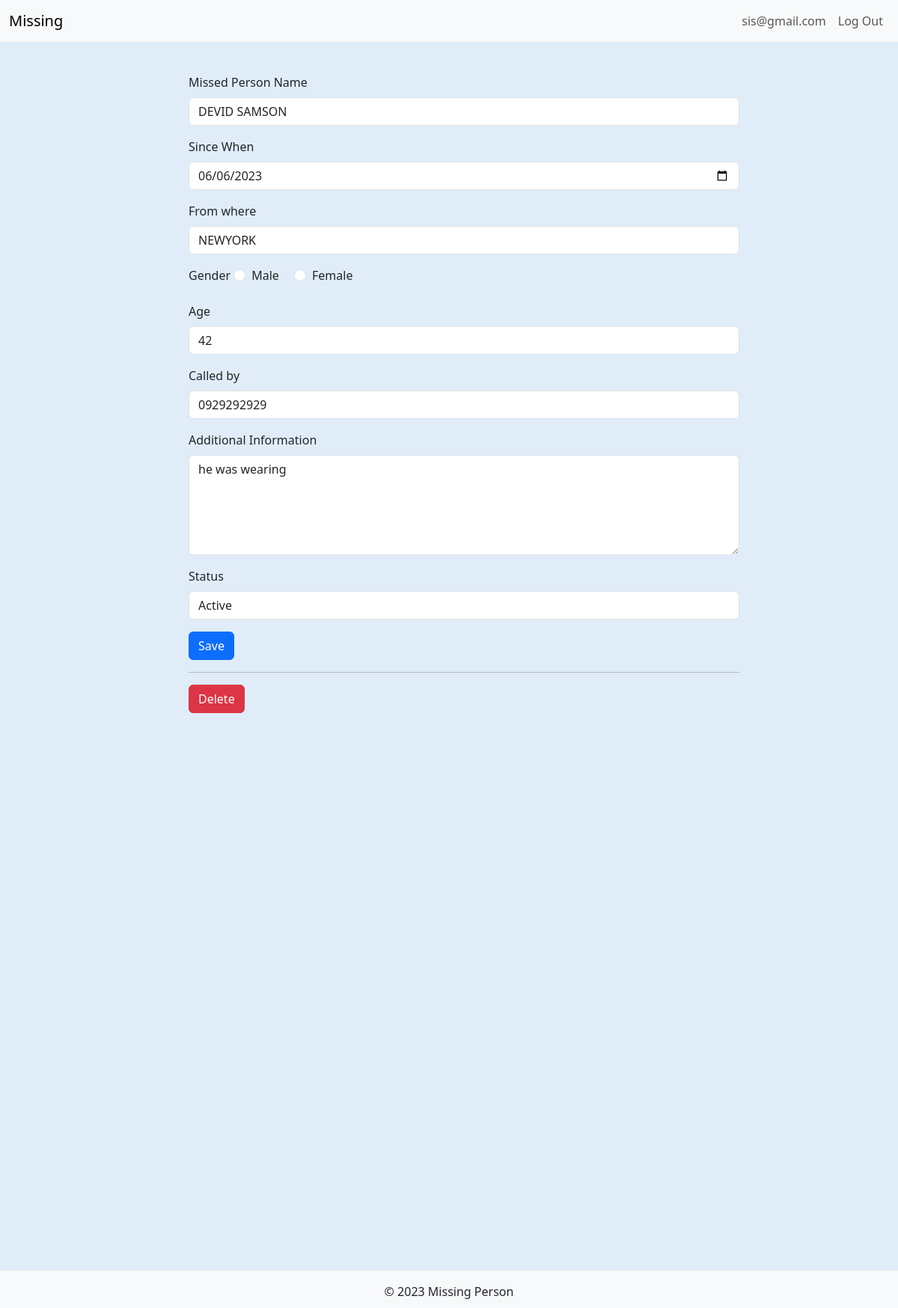
/22/update (signed in), run on the app's committed database.
### tables this page shows
CREATE TABLE user (
  id INTEGER PRIMARY KEY AUTOINCREMENT,
  finder_name TEXT NOT NULL,
  phone TEXT NOT NULL,
  finder_location TEXT NOT NULL,
  email TEXT UNIQUE NOT NULL,
  password TEXT NOT NULL,
  role_id INTEGER NOT NULL,
  FOREIGN KEY (role_id) REFERENCES role (id)
);

CREATE TABLE post (
  id INTEGER PRIMARY KEY AUTOINCREMENT,
  finder_id INTEGER NOT NULL,
  created TIMESTAMP NOT NULL DEFAULT CURRENT_TIMESTAMP,
  missed_name TEXT NOT NULL,
  since TEXT NOT NULL,
  missing_from TEXT NOT NULL,
  gender TEXT NOT NULL,
  age TEXT NOT NULL,
  call_on TEXT NOT NULL,
  additional_info TEXT NOT NULL,
  photo_url TEXT NOT NULL,
  status TEXT NOT NULL,
  FOREIGN KEY (finder_id) REFERENCES user (id)
);

### missing/blog.py (the view, shortened to what this page needs)
@bp.route('/<int:id>/update', methods=('GET', 'POST'))
@login_required
def update(id):
    post = get_post(id)
    return render_template('blog/update.html', post=post)

### missing/auth.py (called while the page is built)
def login_required(view):
    @functools.wraps(view)
    def wrapped_view(**kwargs):
        if g.user is None:
            return redirect(url_for('auth.login'))
        return view(**kwargs)
    return wrapped_view

@bp.before_app_request
def load_logged_in_user():
    user_id = session.get('user_id')
    if user_id is None:
        g.user = None
    else:
        db = get_db()
        g.user = db.execute(
            'SELECT * FROM user WHERE id = ?', (user_id,)
        ).fetchone()

### missing/blog.py (called while the page is built)
def get_post(id, check_finder=True):
    post = get_db().execute(
        'SELECT p.id, missed_name, since, missing_from, gender, age, call_on, additional_info, photo_url, status, created, finder_id, email'
        ' FROM post p JOIN user u ON p.finder_id = u.id'
        ' WHERE p.id = ?',
        (id,)
    ).fetchone()
    if post is None:
        abort(404, f"Post id {id} doesn't exist.")
    if check_finder and post['finder_id'] != g.user['id']:
        abort(403)
    return post

### missing/db.py (called while the page is built)
def get_db():
    if 'db' not in g:
        g.db = sqlite3.connect(
            current_app.config['DATABASE'],
            detect_types=sqlite3.PARSE_DECLTYPES
        )
        g.db.row_factory = sqlite3.Row
    return g.db

### missing/templates/blog/update.html (shortened to what this page needs)
{% extends 'base.html' %}
{% block header %}
  <h1>{% block title %}Edit "{{ post['title'] }}"{% endblock %}</h1>
{% endblock %}
{% block content %}
  <div class="container">
    <div class="row justify-content-center">
      <div class="col-md-8">
        <form method="post">
          <div class="mb-3">
            <label for="missed_name" class="form-label">Missed Person Name</label>
            <input type="text" class="form-control" id="missed_name" name="missed_name" value="{{ request.form['missed_name'] or post['missed_name'] }}" required>
          </div>
          <div class="mb-3">
            <label for="since" class="form-label">Since When</label>
            <input type="date" class="form-control" id="since" name="since" value="{{ request.form['since'] or post['since'] }}" required>
          </div>
          <div class="mb-3">
            <label for="missing_from" class="form-label">From where</label>
            <input type="text" class="form-control" id="missing_from" name="missing_from" value="{{ request.form['missing_from'] or post['missing_from'] }}" required>
          </div>
          <div class="mb-3">
            <label class="form-label">Gender</label>
            <div class="form-check form-check-inline">
              <input class="form-check-input" type="radio" name="gender" id="male" value="male" {% if request.form['gender'] == 'male' %}checked{% endif %} required>
              <label class="form-check-label" for="male">Male</label>
            </div>
            <div class="form-check form-check-inline">
              <input class="form-check-input" type="radio" name="gender" id="female" value="female" {% if request.form['gender'] == 'female' %}checked{% endif %} required>
              <label class="form-check-label" for="female">Female</label>
            </div>
          </div>
          <div class="mb-3">
            <label for="age" class="form-label">Age</label>
            <input type="number" class="form-control" id="age" name="age" value="{{ request.form['age'] or post['age'] }}" required>
          </div>
          <div class="mb-3">
            <label for="call_on" class="form-label">Called by</label>
            <input type="text" class="form-control" id="call_on" name="call_on" value="{{ request.form['call_on'] or post['call_on'] }}" required>
          </div>
          <div class="mb-3">
            <label for="additional_info" class="form-label">Additional Information</label>
            <textarea class="form-control" id="additional_info" name="additional_info" rows="5">{{ request.form['additional_info'] or post['additional_info'] }}</textarea>
          </div>
          <div class="mb-3">
            <label for="status" class="form-label">Status</label>
            <select class="form-control" id="status" name="status">
              <option value="active" {% if post['status'] == 'active' %}selected{% endif %}>Active</option>
            </select>
          </div>
          <button type="submit" class="btn btn-primary">Save</button>
        </form>
        <hr>
        <form action="{{ url_for('blog.delete', id=post['id']) }}" method="post">
          <input class="btn btn-danger" type="submit" value="Delete" onclick="return confirm('Are you sure?');">
        </form>
      </div>
    </div>
  </div>
{% endblock %}

### missing/templates/base.html (shortened to what this page needs)
<!doctype html>
<html lang="en">
<head>
  <link rel="stylesheet" type="text/css" href="https://cdn.jsdelivr.net/npm/bootstrap@5.3.0/dist/css/bootstrap.min.css">
  <link rel="stylesheet" href="{{ url_for('static', filename='css/style.css') }}">
</head>
<body>
  <nav class="navbar navbar-expand-lg navbar-light bg-light">
    <div class="container-fluid">
      <a class="navbar-brand" href="{{ url_for('index') }}">Missing</a>
      <div class="collapse navbar-collapse" id="navbarNav">
        <ul class="navbar-nav ms-auto">
          {% if g.user %}
            <li class="nav-item">
              <span class="nav-link">{{ g.user['email'] }}</span>
            </li>
            <li class="nav-item">
              <a class="nav-link" href="{{ url_for('auth.logout') }}">Log Out</a>
            </li>
          {% endif %}
        </ul>
      </div>
    </div>
  </nav>
  <section class="content">
    <header>
      {% block header %}{% endblock %}
    </header>
    {% block content %}{% endblock %}
  </section>
  <footer class="footer mt-auto py-3 bg-light">
    <div>
      <p>&copy; 2023 Missing Person</p>
    </div>
  </footer>
</body>
</html>

### missing/static/css/style.css (style rules this page uses)
body { background-color: #e0edf9; }
body { min-height: 100vh; display: flex; flex-direction: column; }
footer { position: fixed; bottom: 0; width: 100%; height: 50px; background-color: #f5f5f5; text-align: center; padding-top: 15px; }
.navbar { position: fixed; top: 0; width: 100%; z-index: 9999; }
.container { min-height: 200vh; margin: 50px; }

### data on the page
user: user.email "sis@gmail.com"
post: missed_name "DEVID SAMSON", since "06/06/2023", missing_from "NEWYORK", age "42", call_on "0929292929", additional_info "he was wearing", status "Active"
